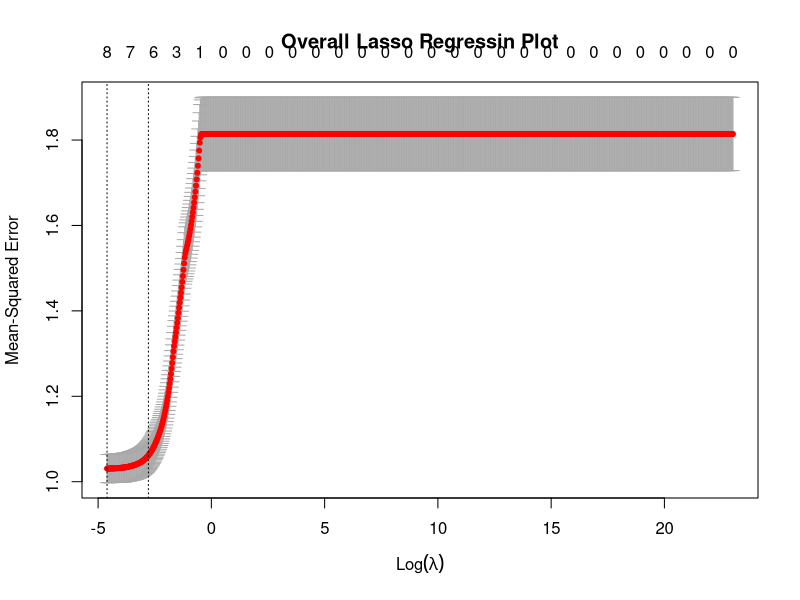

The R script that drew this image: (Note: this script raises an error after producing the figure.)
library(glmnet)

# Read in data sets
overall_train_set = read.csv("data/data-sets/train-test-data-set/overall-train-set.csv")
overall_test_set = read.csv("data/data-sets/train-test-data-set/overall-test-set.csv")
overall_data_set_regresssion = read.csv("data/data-sets/train-test-data-set/overall-data-set-regression.csv")

# Fit lasso model to training set
ind_var <- c("ln_MD_EARN_WNE_P10", "ln_PCTFLOAN", "ln_C100_4", "ln_COSTT4_A", "MAJOR_CITY", "MINORATIO", "WEST", "MIDWEST", "NORTHEAST")
dependent_train <- as.matrix(overall_train_set["ln_STU_APPLIED"])
regressor_train <- as.matrix(overall_train_set[ind_var])
grid <- 10^seq(10, -2, length = 1000)
set.seed(1235)
lasso_mod <- cv.glmnet(regressor_train, dependent_train, lambda = grid, alpha = 1)
best_lambda_lasso <- lasso_mod$lambda.min

# Save lasso regression plot
png('images/regression-plot/lasso-regression-plot.png')
plot(lasso_mod, main = "Overall Lasso Regressin Plot")
dev.off()

# Use the best fitted lambda on test set to calculate MSE
test_set_input <- as.matrix(overall_test_set[, ind_var])
lasso_test_predict <- predict(lasso_mod, s = best_lambda_lasso, newx = test_set_input)
lasso_test <- as.matrix(overall_test_set[,"ln_STU_APPLIED"])
MSE_lasso <- mean((lasso_test - lasso_test_predict)^2)

# Fit the model in the original dataset to find estimated coefficients
dependent_full <- as.matrix(overall_data_set_regresssion["ln_STU_APPLIED"])
regressor_full <- as.matrix(overall_data_set_regresssion[ind_var])
lasso_full_log_fit <- glmnet(regressor_full, dependent_full, alpha = 1, lambda = best_lambda_lasso)
lasso_fitted_coef <- coef(lasso_full_log_fit)

save(best_lambda_lasso, MSE_lasso, lasso_full_log_fit, lasso_fitted_coef, file = "data/regression-data/overall-lasso-model.RData")
